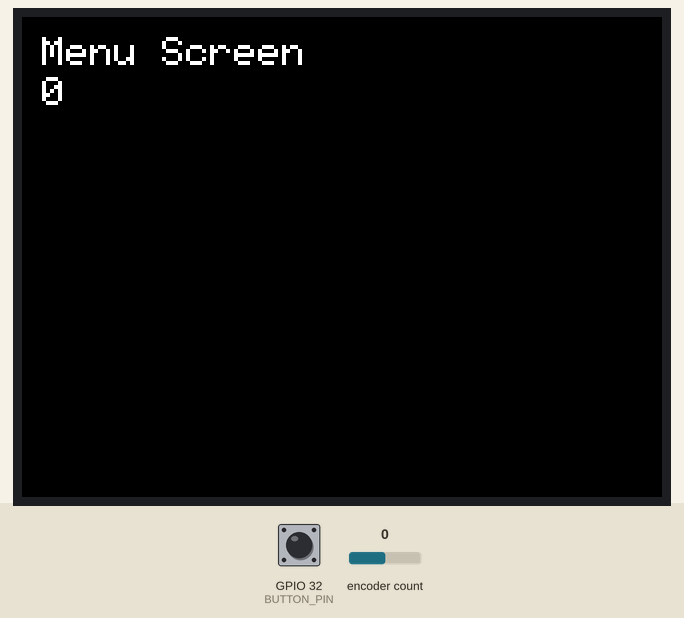
The program below on a simulated ESP32. Shown: 320×240 colour display. The test bench sets the inputs (shaded band); at power-on: encoder count 0, GPIO 32 (BUTTON_PIN) HIGH. At 1.6 s the program puts the board to deep sleep or switches it off; the recording ends there.

Above: at 1.4 s.
1.5 s: encoder count set to -1
Timing chart, 0 to 1.6 s (numbered marks = the images above; inputs shaded):
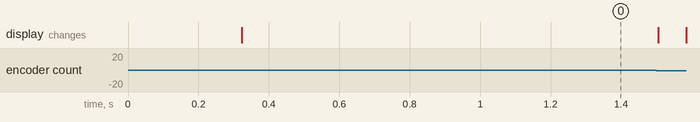

The program:

main.cpp
```cpp
#include <Arduino.h>
#include <ESP32Encoder.h>

ESP32Encoder encoder;

#include <Adafruit_GFX.h>
#include <Adafruit_ST7789.h>
#include <OneButton.h>
#include <SPI.h>

// Pin configuration for ESP32
#define TFT_CS 26
#define TFT_DC 25
#define TFT_RST 33
#define TFT_MOSI 23
#define TFT_SCK 22
#define BUTTON_PIN 32

int encodercount;
int prev_encodercount;

int menuScreenSelector = 0;

// Used to know whether the encoder has moved from the last measurement
// +1 : Encoder has moved in positive direction
// -1 : Encoder has moved in negative direction
// 0  : No movement detected
int encoder_delta;

OneButton btnSelect;

// Create display object (pass pins in constructor)
Adafruit_ST7789 tft =
    Adafruit_ST7789(TFT_CS, TFT_DC, TFT_MOSI, TFT_SCK, TFT_RST);

// Enum to keep track of the current screen
enum Screen
{
  MENU,
  SETTINGS,
  TIMER
};
Screen currentScreen = MENU;

void setScreen(Screen screen)
{
  tft.fillScreen(ST77XX_BLACK);
  currentScreen = screen;
}

void handleSelectButtonPress() { Serial.println("Button pressed"); }

void setup()
{

  Serial.begin(115200);

  btnSelect.setup(BUTTON_PIN, INPUT_PULLUP, true);
  btnSelect.setClickMs(200);
  btnSelect.attachClick(handleSelectButtonPress);

  // Enable the weak pull down resistors

  // Initialize display
  tft.init(240, 320); // Set resolution (adjust if needed)
  tft.setRotation(1);

  // Vedere quanto posso abbassarlo prima che dia problemi
  // tft.setSPISpeed(100000000);

  // Test
  tft.fillScreen(ST77XX_BLACK);
  tft.setTextColor(ST77XX_WHITE);
  tft.setTextSize(2);
  // tft.setCursor(10, 10);
  // tft.println("ST7789V Works!");
  // ESP32Encoder::useInternalWeakPullResistors = puType::down;

  //  Enable the weak pull up resistors
  ESP32Encoder::useInternalWeakPullResistors = puType::up;

  // encoder setup
  encoder.attachHalfQuad(4, 5);
  encoder.setCount(0);
}

void handleMenuScreen(int encoder_delta)
{

  menuScreenSelector += encoder_delta;

  tft.setCursor(10, 10);
  tft.println("Menu Screen");

  tft.setCursor(10, 30);
  tft.fillRect(10, 30, 50, 50, ST77XX_BLACK);
  tft.println(menuScreenSelector);

  if (menuScreenSelector < 0)
  {
    setScreen(TIMER);
  }
}

void handleTimerScreen(int encoder_delta)
{
  tft.setCursor(10, 30);
  tft.println("Timer Screen");
  esp_deep_sleep_start();

  tft.setCursor(10, 30);
  tft.fillRect(10, 30, 50, 50, ST77XX_BLACK);
  tft.println(menuScreenSelector);

  if (menuScreenSelector < 0)
  {
    setScreen(MENU);
  }
}

void loop()
{
  // tick buttons otherwise they won't work
  btnSelect.tick();

  encodercount = encoder.getCount();
  if (prev_encodercount != encodercount)
  {
    encoder_delta = encoder.getCount() - prev_encodercount;
    prev_encodercount = encodercount;
  }
  else
  {
    encoder_delta = 0;
  }

  // delay(100);

  switch (currentScreen)
  {
  case MENU:
    handleMenuScreen(encoder_delta);
    break;
  case TIMER:
    handleTimerScreen(encoder_delta);
    break;
  }
}
```
